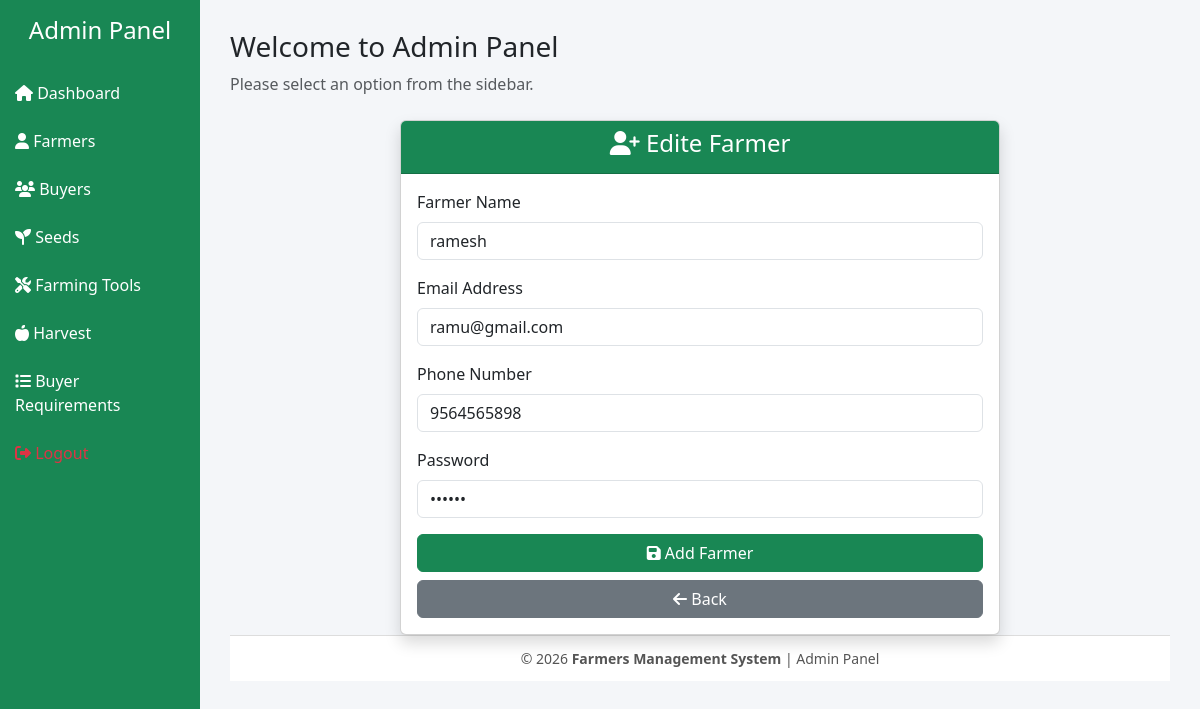
Page /AdminApp/Edite_farmers/1/ on the committed database.
### AdminApp/models.py (models this page shows)
class Farmers_Db(models.Model):
    f_name=models.CharField(max_length=50,null=True,blank=True)
    f_email=models.EmailField(max_length=100,null=True,blank=True)
    f_number=models.IntegerField(null=True,blank=True)
    f_password=models.CharField(max_length=50,null=True,blank=True)

### AdminApp/views.py (the view)
# urls.py: path('Edite_farmers/<int:farmer_id>/', views.Edite_farmers, name='Edite_farmers'),
def Edite_farmers(request, farmer_id):
    data = Farmers_Db.objects.get(id=farmer_id)
    return render(request, 'Edite_farmers.html',
                  {'data': data})

### AdminApp/templates/Edite_farmers.html (shortened to what this page needs)
{% extends 'base.html' %}
{% block content %}
<div class="container mt-4">
    <div class="card shadow mx-auto" style="max-width: 600px;">
        <div class="card-header bg-success text-white text-center">
            <h4><i class="fa fa-user-plus"></i> Edite Farmer</h4>
        </div>
        <div class="card-body">
            <form method="post" action="{% url 'update_farmer' f_id=data.id %}">
                <div class="mb-3">
                    <label class="form-label">Farmer Name</label>
                    <input type="text"
                           class="form-control"
                           name="name"
                           value="{{data.f_name}}"
                           placeholder="Enter farmer name"
                           required>
                </div>
                <div class="mb-3">
                    <label class="form-label">Email Address</label>
                    <input type="email"
                           class="form-control"
                           name="email"
                           value="{{data.f_email}}"
                           placeholder="Enter email"
                           required>
                </div>
                <div class="mb-3">
                    <label class="form-label">Phone Number</label>
                    <input type="tel"
                           class="form-control"
                           name="phone_number"
                           value="{{data.f_number}}"
                           placeholder="Enter phone number"
                           required>
                </div>
                <div class="mb-3">
                    <label class="form-label">Password</label>
                    <input type="password"
                           class="form-control"
                           name="password"
                           value="{{data.f_password}}"
                           placeholder="Enter password"
                           required>
                </div>
                <div class="d-grid gap-2">
                    <button type="submit" class="btn btn-success">
                        <i class="fa fa-save"></i> Add Farmer
                    </button>
                    <a href="#" class="btn btn-secondary">
                        <i class="fa fa-arrow-left"></i> Back
                    </a>
                </div>
            </form>
        </div>
    </div>
</div>
{% endblock %}

### AdminApp/templates/base.html (style rules this page uses)
body { background-color: #f4f6f9; }

### rows in the picture
Farmers_Db: name "ramesh", email "ramu@gmail.com", phone_number "9564565898"
